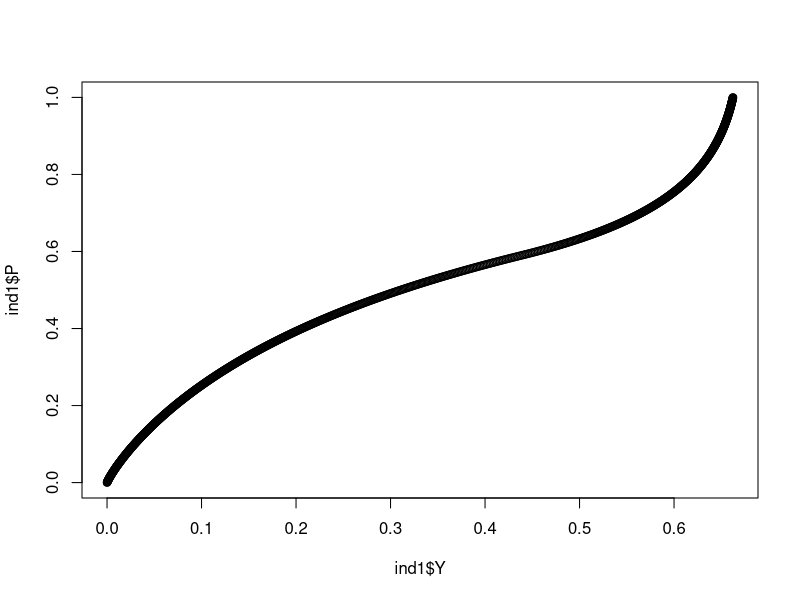
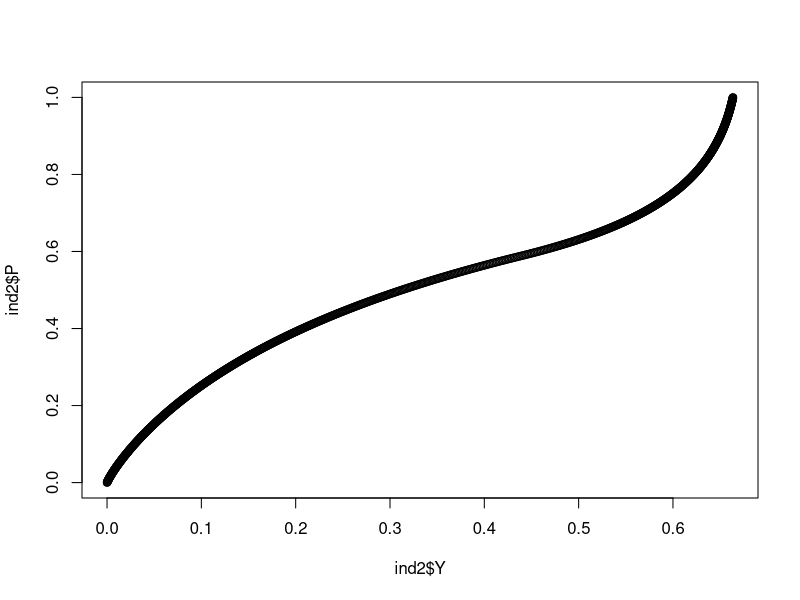
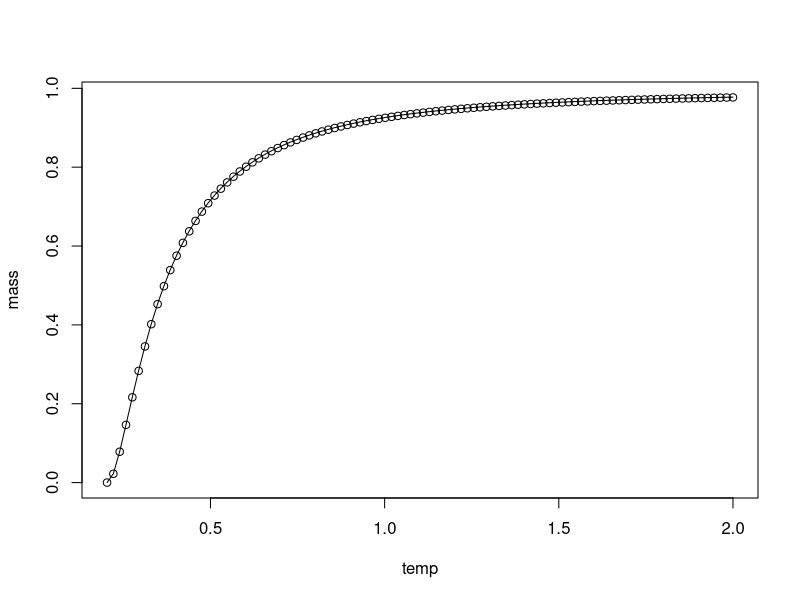
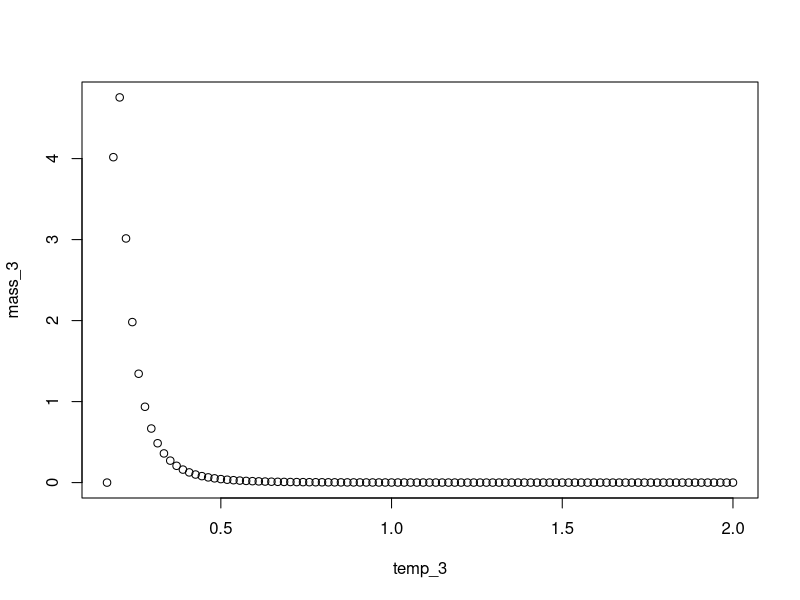

Generate these figures, in order, with R:
# Script for solving for general equilibrium

rm(list = ls())

# Rough outline of the algorithm

# STEP 1: obtain a `supply curve' for each industry

# i) fix a grid of values for prices
# ii) at each price, solve for the quantity supplied
# iii) interpolate to obtain an approximate supply curve

# Subroutine: solving for output conditional on a price
# i) Guess a value for ebar, the mismatch threshold
# ii) Back out the implied theta using get_theta
# iii) Calculate the implied occupational choice threshold
# iv) Using the choice threshold, find the mass of workers in the industry and the integral over Z
# v) put all the above together and calculate the value of creating a vacancy
# vi) find the gap between the value and cost of vacancy creation
# vii) perform a bisection search to find the ebar that makes this gap zero.
# viii) with ebar in hand, solve for u and output

# STEP 2: Find the equilibrium

# i) Guess prices
# ii) Using the interpolated supply curves, calculate the supplies of both goods at these prices and aggregate output
# iii) Calculate demands from aggregate output and prices
# iv) Find the gap between supply and demand in each industry
# v) If supply exceeds demand, revise prices down. If demand exceeds supply, revise prices up

# Notes on parameters

# Gamma
# The pdf of the mismatch shock is gamma * e ^ (gamma - 1)
# - For the pdf to be valid, it must be that gamma > 0
# - When 0 < gamma < 1, the pdf is decreasing and convex: mass is concentrated around low values of e
# - When gamma = 1, e is U[0,1]
# - When 1 < gamma < 2, the pdf is increasing and concave. In this region, higher gammas place more weight on high e
# - When 2 < gamma, the pdf is increasing and convex: mass is concentrated around high values of e

################################################## FUNCTIONS ##################################################

#### Functions for both industries ####

get_theta <- function(ebar, a, B, d, gamma, A){
  
  # returns theta given e_bar and parameters
  theta <- (1 - B * (1 - d)) * ebar / (B * A)
  theta <- theta / (ebar ^ (1 + gamma) / (1 + gamma) + gamma / (1 + gamma) - ebar)
  return(theta ^ (1 / (1 - a)))
  
  # theta <- (B / (1 - B * (1 - d))) * ((1 + gamma) / A)
  # theta <- theta * (1 - ebar ^ (1 / gamma)) / ebar ^ ((1 + gamma) / gamma)
  # return(theta ^ (1 / (1 - a)))
  
}

get_u <- function(theta, ebar, a, d, A, gamma){
  
  # returns u given theta, ebar, and parameters
  u <- d  + A * theta ^ (1 - a) * (1 - ebar ^ gamma)
  return (d / u)
  
  #u <- d  + A * theta ^ (1 - a) * (1 - ebar)
  #return (d / u)
  
}


#### Industry 1 functions ####

get_z_top <- function(P, ebar, rho, sigma){
  
  # returns the top threshold given P, ebar, and parameters
  z_top <- (rho * P * ebar) ^ (sigma - 1)
  z_top <- (z_top - 1) ^ (1 / (1 - sigma))
  
  # z_top <- (rho * P * (1 - ebar ^ (1 / gamma))) ^ (sigma - 1)
  # z_top <- (z_top - 1) ^ (1 / (1 - sigma))
  return(z_top)
  
}

get_EZ_1 <- function(z, Zmin, zeta){
  
  # returns expected Z for industry 1 given the threshold and parameters
  EZ <- Zmin * (zeta / (zeta - 1)  - (zeta * z ^ zeta) / (2 * zeta - 1)) * (z < 1) 
  EZ <- EZ + (Zmin / (z ^ (zeta - 1))) * (zeta / (zeta - 1)  - zeta / (2 * zeta - 1)) * (z >= 1)
  return(EZ)
  
}

get_N_1 <- function(z, Zmin, zeta){
  
  # returns N for industry 1 given the threshold and parameters
  N <- (1 - (z ^ zeta) / 2) * (z < 1) + (1 / (2 * z ^ zeta)) * (z >= 1)
  return(N)
  
}

free_entry_1 <- function(P, ebar, a, B, d, gamma, A, rho, sigma, Zmin, zeta, kappa){
  
  # calculates the gap between cost and benefits of entry for industry 1 given P, ebar, and parameters
  theta <- get_theta(ebar, a, B, d, gamma, A)
  z <- get_z_top(P, ebar, rho, sigma)
  N <- get_N_1(z, Zmin, zeta)
  EZ <- get_EZ_1(z, Zmin, zeta)
  
  gap <- A * B * theta ^ (- a) * (1 - rho) * P / (1 - B * (1 - d))
  gap <- gap * (gamma / (gamma + 1)) * (1 - ebar ^ (1 + gamma))
  gap <- gap * EZ / N
  gap <- gap - kappa
  
  return(gap)
  # postive if expected benefits exceed expected costs (ebar too high given p), negative otherwise (ebar too low)
  
}

get_Y_1 <- function(ebar, P, a, B, d, gamma, A, rho, sigma, Zmin, Zeta){
  
  # returns industry 1 output given P, ebar, and parameters
  theta <- get_theta(ebar, a, B, d, gamma, A)
  u <- get_u(theta, ebar, a, d, A, gamma)
  z <- get_z_top(P, ebar, rho, sigma)
  EZ <- get_EZ_1(z, Zmin, zeta)
  
  Y <- (1 - u) * EZ
  Y <- Y * (gamma / (1 + gamma)) * (1 - ebar ^ (1 + gamma))
  Y <- Y/ (1 - ebar ^ gamma)
  
  return(Y)
  
}

#### Industry 2 functions ####

get_z_bot <- function(P, ebar, rho, sigma){
  
  # returns the lower threshold given P, ebar, and parameters
  z_bot <- (rho * P * ebar) ^ (sigma - 1)
  z_bot <- (z_bot - 1) ^ (1 / (sigma - 1))
  return(z_bot)
  
}

get_EZ_2 <- function(z, Zmin, zeta){
  
  # returns expected Z for industry 1 given the threshold and parameters
  EZ <- Zmin * (z ^ (zeta - 1)) * (zeta / (zeta - 1)  - zeta / (2 * zeta - 1)) * (z < 1) 
  EZ <- EZ + Zmin * (zeta / (zeta - 1)  - zeta / ((2 * zeta - 1) * z ^ zeta)) * (z >= 1)
  return(EZ)
  
}

get_N_2 <- function(z, Zmin, zeta){
  
  # returns N for industry 1 given the threshold and parameters
  N <- ((z ^ zeta) / 2) * (z < 1) + (1 - 1 / (2 * z ^ zeta)) * (z >= 1)
  return(N)
  
}

free_entry_2 <- function(P, ebar, a, B, d, gamma, A, rho, sigma, Zmin, zeta, kappa){
  
  # calculates the gap between cost and benefits of entry for industry 1 given P, ebar, and parameters
  theta <- get_theta(ebar, a, B, d, gamma, A)
  z <- get_z_bot(P, ebar, rho, sigma)
  N <- get_N_2(z, Zmin, zeta)
  EZ <- get_EZ_2(z, Zmin, zeta)
  
  gap <- A * B * theta ^ (- a) * (1 - rho) * P / (1 - B * (1 - d))
  gap <- gap * (gamma / (1 + gamma)) * (1 - ebar ^ (1 + gamma))
  gap <- gap * EZ / N
  gap <- gap - kappa
  
  return(gap)
  # postive if expected benefits exceed expected costs (ebar too high given p), negative otherwise (ebar too low)
  
}

get_Y_2 <- function(ebar, P, a, B, d, gamma, A, rho, sigma, Zmin, Zeta){
           
  # returns industry 1 output given P, ebar, and parameters
  theta <- get_theta(ebar, a, B, d, gamma, A)
  u <- get_u(theta, ebar, a, d, A, gamma)
  z <- get_z_bot(P, ebar, rho, sigma)
  EZ <- get_EZ_2(z, Zmin, zeta)
  
  Y <- (1 - u) * EZ
  Y <- Y * (gamma / (1 + gamma)) * (1 - ebar ^ (1 + gamma))
  Y <- Y / (1 - ebar ^ gamma)
  
  return(Y)
  
}

#### Solvers ####

ebar_solve <- function(entry_func, P, mid, a, B, d, gamma, A, rho, sigma, Zmin, zeta, kappa){
  
  top <- 1
  bot <- 0
  solution <- 0
  count <- 0
  
  while (solution == 0){
    mid <- (top + bot) / 2
    gap <- entry_func(P, mid, a, B, d, gamma, A, rho, sigma, Zmin, zeta, kappa)
    if (abs(gap) < tol){
      solution <- 1
    }
    if (gap >= 0){
      bot <- mid
    }
    if (gap < 0){
      top <- mid
    }
    
    count <- count + 1
    if (count > 1000){
      print(c('failed', P))
      solution <- 1
    }
  }
  
  return(mid)
  
}

#### Income Distribution Functions ####

income_dist_1 <- function(rho, P, Zmin, z, ebar, y, gamma, zeta, u){
  
  min_inc <- rho * P * Zmin * max(1, z) * ebar
  inc_thres <- min_inc / ebar
  Zratio <- min_inc / (y * max(1, z))
  A1 <- gamma / (gamma + zeta)
  A2 <- gamma / (2 * gamma + (4 * zeta))
  A3 <- zeta / (gamma + zeta)
  A4 <- zeta / (gamma + 2 * zeta)
  
  # Region 1: below the minimum income
  if (y <= min_inc){
    return(0)
  }
  # Region 2: no agent has income below y for all epsilon
  if ((y > min_inc) & (y <= inc_thres)){
    part1 <- A1 * Zratio ^ zeta - A2 * z ^ zeta * Zratio ^ (2 * zeta)
    part2 <- Zratio ^ (-gamma) * (A3 - A4 * z ^ zeta) + z ^ zeta / 2 - 1
    part3 <- Zratio ^ (-gamma) * (A3 - A4) * z ^ (- zeta - gamma) - 1 / (2 * z ^ zeta)
    return((1 - u) * ebar ^ gamma *(part1 + part2 * (z < 1) + part3 * (z >= 1)) / (1 - ebar ^ gamma))
  }
  # Region 3: some agents have income below y for all epsilon
  if (y > inc_thres){
    part1 <- A1 * Zratio ^ zeta * (ebar ^ gamma - ebar ^ (-zeta)) - 
      Zratio ^ (2 * zeta) * A2 * z ^ zeta * (ebar ^ gamma - ebar ^ (- 2 * zeta))
    part2 <- (1 - ebar ^ gamma) * (1 - z ^ zeta / 2)
    part3 <- (1 - ebar ^ gamma) * (1 / (2 * z ^ zeta))
    return((1 - u) * (part1 + part2 * (z < 1) + part3 * (z >= 1)) / (1 - ebar ^ gamma))
  }
  
}

income_dist_2 <- function(rho, P, Zmin, z, ebar, y, gamma, zeta, u){
  
  min_inc <- rho * P * Zmin * max(1, 1 / z) * ebar
  inc_thres <- min_inc / ebar
  Zratio <- min_inc / (y * max(1, 1 / z))
  A1 <- gamma / (gamma + zeta)
  A2 <- gamma / (2 * gamma + (4 * zeta))
  A3 <- zeta / (gamma + zeta)
  A4 <- zeta / (gamma + 2 * zeta)
  
  # Region 1: below the minimum income
  if (y <= min_inc){
    return(0)
  }
  # Region 2: no agent has income below y for all epsilon
  if ((y > min_inc) & (y <= inc_thres)){
    part1 <- A1 * Zratio ^ zeta - A2 * z ^ (- zeta) * Zratio ^ (2 * zeta)
    part2 <- Zratio ^ (-gamma) * (A3 - A4) * z ^ (zeta + gamma) - z ^ zeta / 2
    part3 <- Zratio ^ (-gamma) * (A3 - A4 * z ^ (- zeta)) + 1 / (2 * z ^ zeta) - 1
    return((1 - u) * ebar ^ gamma *(part1 + part2 * (z < 1) + part3 * (z >= 1)) / (1 - ebar ^ gamma))
  }
  # Region 3: some agents have income below y for all epsilon
  if (y > inc_thres){
    part1 <- A1 * Zratio ^ zeta * (ebar ^ gamma - ebar ^ (-zeta)) - 
      Zratio ^ (2 * zeta) * A2 * z ^ (- zeta) * (ebar ^ gamma - ebar ^ (- 2 * zeta))
    part2 <- (1 - ebar ^ gamma) * (z ^ zeta / 2)
    part3 <- (1 - ebar ^ gamma) * (1 -  1 / (2 * z ^ zeta))
    return((1 - u) * (part1 + part2 * (z < 1) + part3 * (z >= 1)) / (1 - ebar ^ gamma))
  }
  
}

selfemp_mininc <- function(z_lower, z_upper, sigma, Zmin){
  if (z_upper > 1 & z_lower < 1){
    return(Zmin * 2 ^ (1 / (sigma - 1)))
  }
  if (z_upper <= 1){
    return(Zmin * (1 + z_upper ^ (1 - sigma)) ^ (1 / (sigma - 1)))
  }
    
  if (z_lower >= 1){
    return(Zmin * (1 + z_lower ^ (sigma - 1)) ^ (1 / (sigma - 1)))
  }
}

selfemp_lowerbound <- function(Zmin, sigma, y, z_lower){
  thres <- Zmin * (z_lower ^ (1 - sigma) + 1) ^ (1 / (sigma - 1))
  
  if (y <= thres){
    return(Zmin)
  }
  
  if (y > thres){
    return(y * (1 + z_lower ^ (1 - sigma)) ^ (1 / (1 - sigma)))
  }
  
}

selfemp_upperbound <- function(Zmin, sigma, y, z_upper){
  thres <- Zmin * z_upper / (1 + z_upper ^ (1 - sigma)) ^ (1 / (1 - sigma))
  
  if (y <= thres){
    return(y * Zmin / (Zmin ^ (1 - sigma) - y ^ (1 - sigma)) ^ (1 / (1 - sigma)))
  }
  if (y > thres){
    return(y * (1 + z_upper ^ (1 - sigma)) ^ (1 / (1 - sigma)))
  }
}

selfemp_integral <- function(Z, sigma, y, zeta, Zmin){
  int <- (Z ^ (1 - sigma) - y ^ (1 - sigma)) ^ ((1 + zeta) / (1 - sigma))
  int <- zeta ^ 2 * Zmin ^ (2 * zeta) * int
  int <- int / (Z ^ (2 * (1 + zeta)) * y ^ (1 + zeta))
  return(int)
}

selfemp_density <- function(z_upper, z_lower, Zmin, sigma, y, zeta){
  
  lower_bound <- selfemp_lowerbound(Zmin, sigma, y, z_lower)
  upper_bound <- selfemp_upperbound(Zmin, sigma, y, z_upper)
  
  dens <- integrate(selfemp_integral, lower = lower_bound, upper = upper_bound, sigma = sigma, y = y, zeta = zeta,
                    Zmin = Zmin)
  
  return(dens$value)
  
}
################################################## MODEL ##################################################

# Global Parameters
B <- 0.975
a <- 0.65
d <- 0.1
sigma <- 1 /10
rho <- 0.8
kappa <- 0.132
Zmin <- 0.36
zeta <- 2.12

# Numerical function parameters
tol <- 0.00001

#### Industry 1 Supply Function ####

A <- c(100, 100)
gamma <- c(3 / 2, 9 / 5)

# specify a sequence of prices. For each price, obtain the mismatch threshold and supply.
# With sigma < 1, the price permitted by the price index for either good is 1. 
P <- seq(0, 1, 0.001)
n <- length(P)
ind1 <- data.frame(P, "ebar" = rep(0, n), "Y" = rep(0, n), "theta" = rep(0, n), "z" = rep(0, n), 
                    "u" = rep(0, n), "N" = rep(0, n), "EZ" = rep(0, n))

ind1$Y[1] <- 0 # no need to solve at P = 0 

for (i in 2:n){
  P <- ind1$P[i]
  ind1$ebar[i] <- ebar_solve(free_entry_1, P, mid, a, B, d, gamma[1], A[1], rho, sigma, Zmin, zeta, kappa)
  ind1$Y[i] <- get_Y_1(ind1$ebar[i], P, a, B, d, gamma[1], A[1], rho, sigma, Zmin, Zeta)
  ind1$theta[i] <- get_theta(ind1$ebar[i], a, B, d, gamma[1], A[1])
  ind1$z[i] <- get_z_top(P, ind1$ebar[i], rho, sigma)
  ind1$u[i] <- get_u(ind1$theta[i], ind1$ebar[i], a, d, A[1], gamma[1])
  ind1$N[i] <- get_N_1(ind1$z[i], Zmin, zeta)
  ind1$EZ[i] <- get_EZ_1(ind1$z[i], Zmin, zeta)
}

plot(ind1$Y, ind1$P)

#### Industry 2 Supply Function ####

P <- seq(0, 1, 0.001)
n <- length(P)
ind2 <- data.frame(P, "ebar" = rep(0, n), "Y" = rep(0, n), "theta" = rep(0, n), "z" = rep(0, n), 
                   "u" = rep(0, n), "N" = rep(0, n), "EZ" = rep(0, n))

ind2$Y[1] <- 0

for (i in 2:n){
  P <- ind2$P[i]
  ind2$ebar[i] <- ebar_solve(free_entry_2, P, mid, a, B, d, gamma[2], A[2], rho, sigma, Zmin, zeta, kappa)
  ind2$Y[i] <- get_Y_2(ind2$ebar[i], P, a, B, d, gamma[2], A[2], rho, sigma, Zmin, Zeta)
  ind2$theta[i] <- get_theta(ind2$ebar[i], a, B, d, gamma[2], A[2])
  ind2$z[i] <- get_z_top(P, ind2$ebar[i], rho, sigma)
  ind2$u[i] <- get_u(ind2$theta[i], ind2$ebar[i], a, d, A[2], gamma[2])
  ind2$N[i] <- get_N_2(ind2$z[i], Zmin, zeta)
  ind2$EZ[i] <- get_EZ_2(ind2$z[i], Zmin, zeta)
  
}

plot(ind2$Y, ind2$P)

#### Solve for eqbm prices ####

eqbm <- data.frame("P" = rep(0, 2), "ebar" = rep(0, 2), "Y" = rep(0, 2), "theta" = rep(0, 2), "z" = rep(0, 2), 
                   "u" = rep(0, 2), "N" = rep(0, 2), "EZ" = rep(0, 2))

# interpolate the functions above to get supply functions, and then find prices that set excess demand to 0
P_top <- 1
P_bot <- 0
count <- 0
solution <- 0

while (solution == 0){
  eqbm$P[1] <- (P_top + P_bot) / 2
  eqbm$P[2] <- (1 - eqbm$P[1] ^ (1 - sigma)) ^ (1 / (1 - sigma))

  YS_1 <- approx(ind1$P, ind1$Y, eqbm$P[1])$y
  YS_2 <- approx(ind2$P, ind2$Y, eqbm$P[2])$y

  Y <- (YS_1 ^ ((sigma - 1) / sigma) + YS_2 ^ ((sigma - 1) / sigma)) ^ (sigma / (sigma - 1))

  YD_1 <- Y * eqbm$P[1] ^ (-sigma)
  YD_2 <- Y * eqbm$P[2] ^ (-sigma)

  Y1_gap <- YS_1 - YD_1
 
  if (abs(Y1_gap) < tol){
    print(c('converged', eqbm$P[1]))
    solution <- 1
  }
  if (Y1_gap >= 0){
    P_top <- eqbm$P[1]
  }
  if (Y1_gap < 0){
    P_bot <- eqbm$P[1]
  }

  count <- count + 1
  if (count > 1000){
    print(c('failed', eqbm$P[1]))
    solution <- 1
  }
}

#### Given eqbm prices, obtain other quantities ####

free_entry_funcs <- list(free_entry_1, free_entry_2)
get_z_funcs <- list(get_z_top, get_z_bot)
get_N_funcs <- list(get_N_1, get_N_2)
get_EZ_funcs <- list(get_EZ_1, get_EZ_2)

for (i in 1:2){
  eqbm$ebar[i] <- ebar_solve(free_entry_funcs[[i]], eqbm$P[i], mid, a, B, d, gamma[i], A[i], rho, sigma, Zmin, zeta, kappa)
  eqbm$Y[i] <- get_Y_1(eqbm$ebar[i], eqbm$P[i], a, B, d, gamma[i], A[i], rho, sigma, Zmin, Zeta)
  eqbm$theta[i] <- get_theta(eqbm$ebar[i], a, B, d, gamma[i], A[i])
  eqbm$z[i] <- get_z_funcs[[i]](eqbm$P[i], eqbm$ebar[i], rho, sigma)
  eqbm$u[i] <- get_u(eqbm$theta[i], eqbm$ebar[i], a, d, A[i], gamma[i])
  eqbm$N[i] <- get_N_funcs[[i]](eqbm$z[i], Zmin, zeta)
  eqbm$EZ[i] <- get_EZ_funcs[[i]](eqbm$z[i], Zmin, zeta)
}

# check that thresholds make sense
1 > (rho * eqbm$P[1] * eqbm$ebar[1]) ^ (1 - sigma) + (rho * eqbm$P[2] * eqbm$ebar[2]) ^ (1 - sigma)

############################################### INCOME DISTRIBUTION ###############################################

# Industry 1

min_inc_1 <- rho * eqbm$P[1] * Zmin * max(1, eqbm$z[1]) * eqbm$ebar[1]

temp <- seq(min_inc_1, 2, length.out = 100)
mass <- sapply(temp, income_dist_1, rho = rho, P = eqbm$P[1], Zmin = Zmin, z = eqbm$z[1], 
               ebar = eqbm$ebar[1], gamma = gamma[1], zeta = zeta, u = eqbm$u[1])
mass <- mass / eqbm$N[1] # get as a fraction of total people participating in industry 1

plot(temp, mass)

# Industry 2

min_inc_2 <- rho * eqbm$P[2] * Zmin * max(1, 1 / eqbm$z[2]) * eqbm$ebar[2]
temp_2 <- seq(min_inc_2, 2, length.out = 100)
mass_2 <- sapply(temp_2, income_dist_2, rho = rho, P = eqbm$P[2], Zmin = Zmin, z = eqbm$z[2], 
               ebar = eqbm$ebar[2], gamma = gamma[2], zeta = zeta, u = eqbm$u[2])
mass_2 <- mass_2 / eqbm$N[2] # get as a fraction of total people participating in industry 2

lines(temp_2, mass_2)

# Self Employed

min_inc_selfemp <- selfemp_mininc(eqbm$z[2], eqbm$z[1], sigma, Zmin)

temp_3 <- seq(min_inc_selfemp, 2, length.out = 100)
mass_3 <- sapply(temp_3, selfemp_density, z_upper = eqbm$z[1], z_lower = eqbm$z[2], Zmin = Zmin, sigma = sigma, 
                 zeta = zeta)
mass_3 <- mass_3 / (eqbm$N[1] + eqbm$N[2]) 

plot(temp_3, mass_3)
